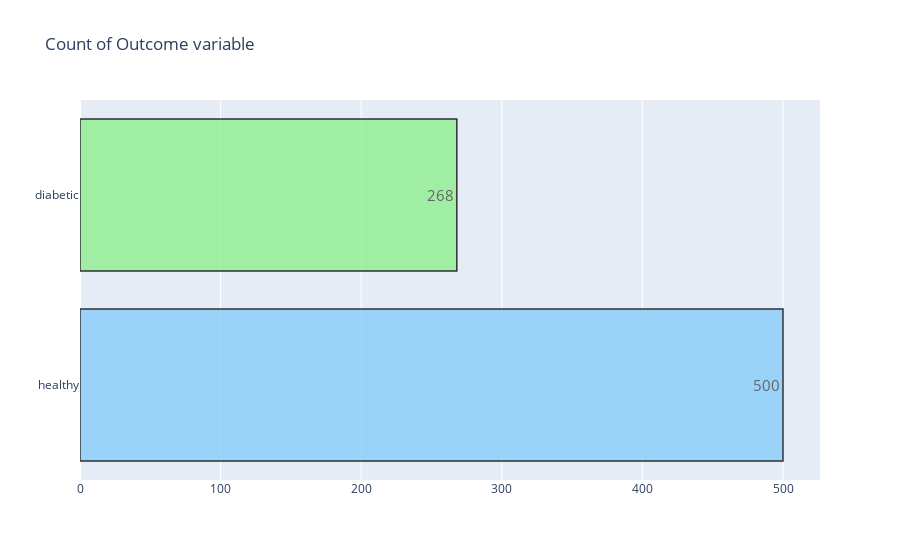

This figure's notebook cell:
### Code cell
diabetic_count()
plt.savefig('Datavisual1.png', bbox_inches='tight')

### Figure 1 — Plotly figure (JSON) as saved in the notebook; plotly's stock layout.template omitted (floating-point values rounded to 4 significant figures)
{"data": [{"marker": {"color": ["lightskyblue", "lightgreen"], "line": {"color": "#000000", "width": 1.5}}, "opacity": 0.8, "orientation": "h", "text": ["500", "268"], "textfont": {"size": 15}, "textposition": "auto", "type": "bar", "x": [500, 268], "y": ["healthy", "diabetic"]}], "layout": {"title": {"text": "Count of Outcome variable"}}}
